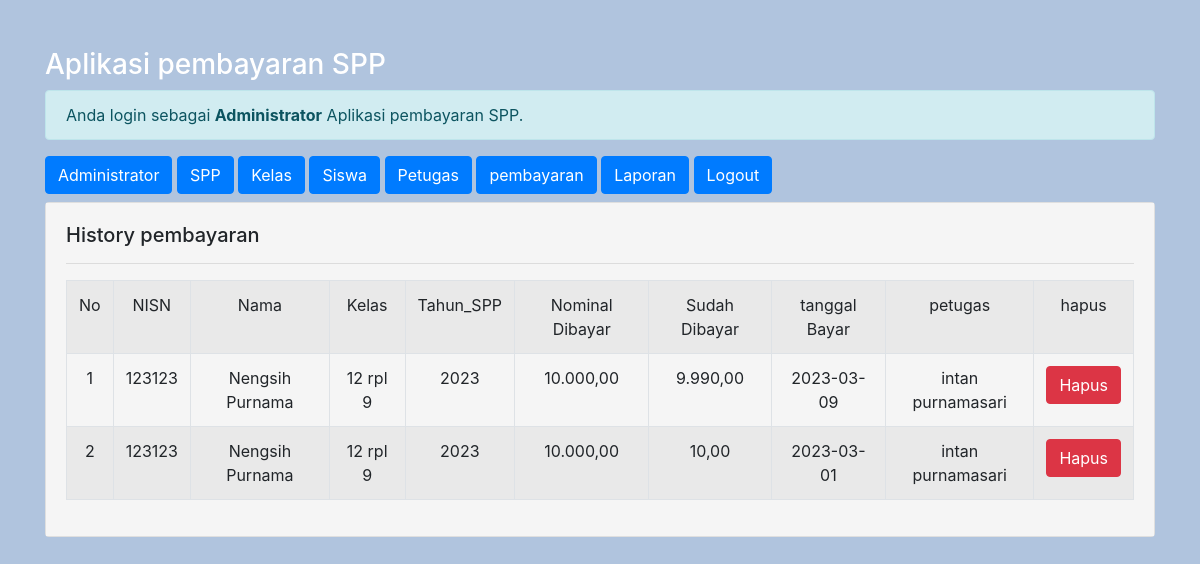
/admin/admin.php?url=history-pembayaran&nisn=123123 (signed in), run on the app's committed database.
### tables this page shows
CREATE TABLE `pembayaran` (
  `id_pembayaran` int(11) NOT NULL,
  `id_petugas` int(11) NOT NULL,
  `nisn` varchar(10) NOT NULL,
  `tgl_bayar` date NOT NULL,
  `bulan_dibayar` varchar(8) NOT NULL,
  `tahun_dibayar` varchar(4) NOT NULL,
  `id_spp` int(11) NOT NULL,
  `jumlah_bayar` int(11) NOT NULL
);

CREATE TABLE `siswa` (
  `nisn` char(10) NOT NULL,
  `nis` char(8) NOT NULL,
  `nama` varchar(35) NOT NULL,
  `id_kelas` int(11) NOT NULL,
  `alamat` text NOT NULL,
  `no_telp` varchar(13) NOT NULL,
  `id_spp` int(11) NOT NULL
);

CREATE TABLE `kelas` (
  `id_kelas` int(11) NOT NULL,
  `nama_kelas` varchar(10) NOT NULL,
  `kompetensi_keahlian` varchar(50) NOT NULL
);

CREATE TABLE `spp` (
  `id_spp` int(11) NOT NULL,
  `tahun` int(11) NOT NULL,
  `nominal` int(11) NOT NULL
);

CREATE TABLE `petugas` (
  `id_petugas` int(11) NOT NULL,
  `username` varchar(25) NOT NULL,
  `password` varchar(32) NOT NULL,
  `nama_petugas` varchar(35) NOT NULL,
  `level` enum('admin','petugas') NOT NULL
);

### admin/history-pembayaran.php (the view)
<?php
$nisn = $_GET['nisn'];
 ?>
<h5>History pembayaran</h5>
<hr>
<table class="table table-striped table-bordered text-center" >
	<tr class="fw-bold">
		<td>No</td>
		<td>NISN</td>
		<td>Nama</td>
		<td>Kelas</td>
		<td>Tahun_SPP</td>
		<td>Nominal Dibayar</td>
		<td>Sudah Dibayar </td>
		<td>tanggal Bayar</td>
		<td>petugas</td>
		<td>hapus</td>
	</tr>
	<?php
		include'../koneksi.php';
		$no = 1;
		$sql = "SELECT*FROM pembayaran,siswa,kelas,spp,petugas WHERE pembayaran.nisn=siswa.nisn AND siswa.id_kelas=kelas.id_kelas AND pembayaran.id_spp=spp.id_spp AND pembayaran.id_petugas=petugas.id_petugas AND pembayaran.nisn='$nisn' ORDER BY tgl_bayar DESC";
		$query = mysqli_query($koneksi, $sql);
		foreach ($query as $data) {
			?>
			<tr>
				<td><?= $no++; ?></td>
				<td><?= $data['nisn']; ?></td>
				<td><?= $data['nama']; ?></td>
				<td><?= $data['nama_kelas']; ?></td>
				<td><?= $data['tahun']; ?></td>
				<td><?= number_format($data['nominal'],2,',','.'); ?></td>
				<td><?= number_format($data['jumlah_bayar'],2,',','.'); ?></td>
				<td><?= $data['tgl_bayar']; ?></td>
				<td><?= $data['nama_petugas']; ?></td>
				<td>
					<a href="?url=hapus-pembayaran&id_pembayaran=<?= $data['id_pembayaran'] ?>" class='btn btn-danger'>Hapus</a>
				</td>
			</tr>
		<?php }
	 ?>
</table>

### data on the page
pembayaran: siswa.nisn "123123", siswa.nama "Nengsih Purnama", kelas.nama_kelas "12 rpl 9", id_spp.tahun "2023", id_spp.nominal "10.000,00", jumlah_bayar "9.990,00", tgl_bayar "2023-03-09", id_petugas.nama_petugas "intan purnamasari"
pembayaran: siswa.nisn "123123", siswa.nama "Nengsih Purnama", kelas.nama_kelas "12 rpl 9", id_spp.tahun "2023", id_spp.nominal "10.000,00", jumlah_bayar "10,00", tgl_bayar "2023-03-01", id_petugas.nama_petugas "intan purnamasari"
